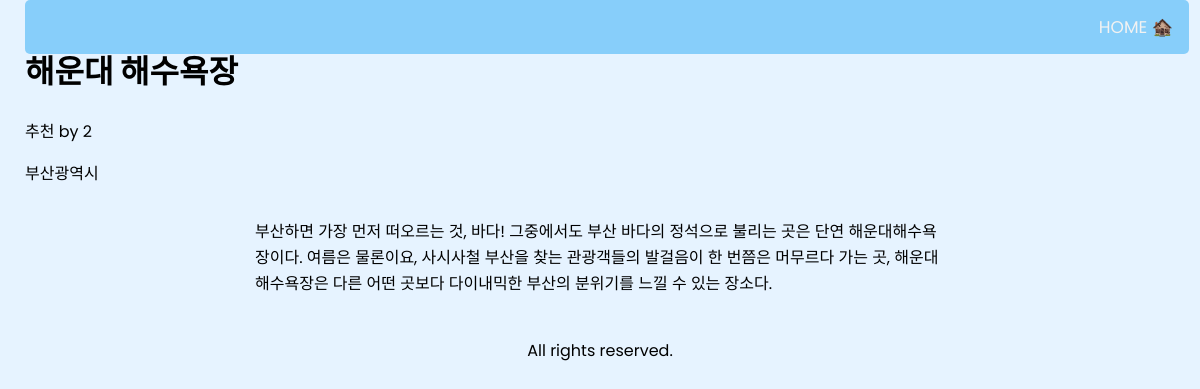
Page /view_post/1 on the earlier database version.
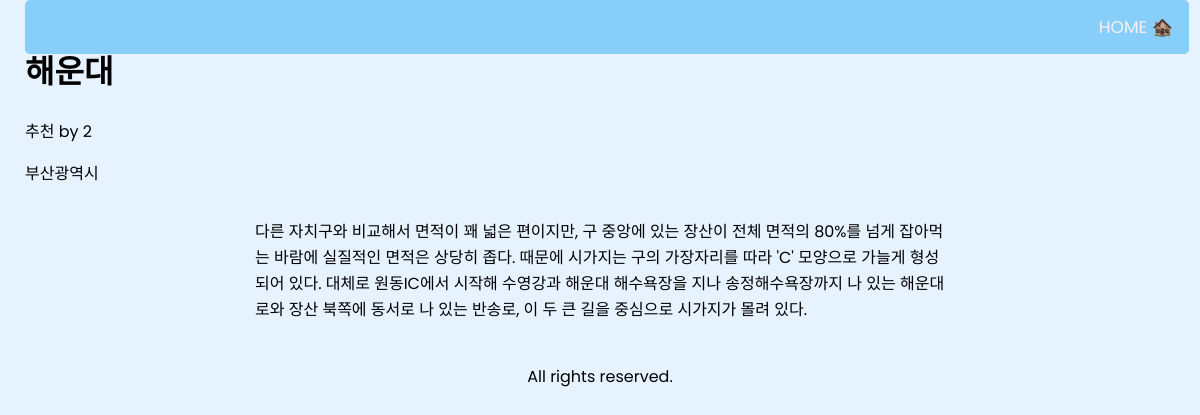
Same page on the later database version.
### app.py (models this page shows, shortened)
class TravelDestination(db.Model):
    id = db.Column(db.Integer, primary_key=True)
    user_id = db.Column(db.Integer, db.ForeignKey('user.id'), nullable=False)
    description = db.Column(db.Text, nullable=False)
    title = db.Column(db.String(100), nullable=False)
    location = db.Column(db.String(100), nullable=False)
    image_url = db.Column(db.String(10000), nullable=False)
    likes = db.Column(db.Integer, nullable=False)

### app.py (the view)
@app.route("/view_post/<int:id>")
def view_post(id):
    post = TravelDestination.query.get_or_404(id)
    return render_template('view_post.html', post=post)

### templates/view_post.html (shortened to what this page needs)
<!DOCTYPE html>
<html lang="en">
<head>
    <link rel="stylesheet" href="https://unpkg.com/mvp.css" />
    <link
      type="text/css"
      rel="stylesheet"
      href="{{ url_for('static', filename='stylesheets/post.css')}}"
    />
</head>
<body>
    <nav class="navbar">
      <a href="{{url_for('home')}}">HOME 🏚️</a>
    </nav>
    <header>
        <h1>{{post.title}}</h1>
        <div>
          <p>추천 by {{post.user_id}}</p>
          <p>{{post.location}}</p>
        </div>
      </header>
      <main>
        <div class="desc">
          <p>{{post.description}}</p>
        </div>
      </main>
      <footer class="footer">
        <p>All rights reserved.</p>
      </footer>
</body>
</html>

Differences in the rows shown:
changed TravelDestination "부산광역시": title "해운대 해수욕장" → "해운대"; description "부산하면 가장 먼저 떠오르는 것, 바다! 그중에서도 부산 바다의 정석으로 불리는 곳은 단연 해운대해수욕장이다. 여름은 물론이요, 사시사철 부산을 찾는 관광객들의 발걸음이 한 번쯤은 머무르다 가는 곳, 해운대 해수욕장은 다른 어떤 곳보다 다이내믹한 부산의 분위기를 느낄 수 있는 장소다." → "다른 자치구와 비교해서 면적이 꽤 넓은 편이지만, 구 중앙에 있는 장산이 전체 면적의 80%를 넘게 잡아먹는 바람에 실질적인 면적은 상당히 좁다. 때문에 시가지는 구의 가장자리를 따라 'C' 모양으로 가늘게 형성되어 있다. 대체로 원동IC에서 시작해 수영강과 해운대 해수욕장을 지나 송정해수욕장까지 나 있는 해운대로와 장산 북쪽에 동서로 나 있는 반송로, 이 두 큰 길을 중심으로 시가지가 몰려 있다."
